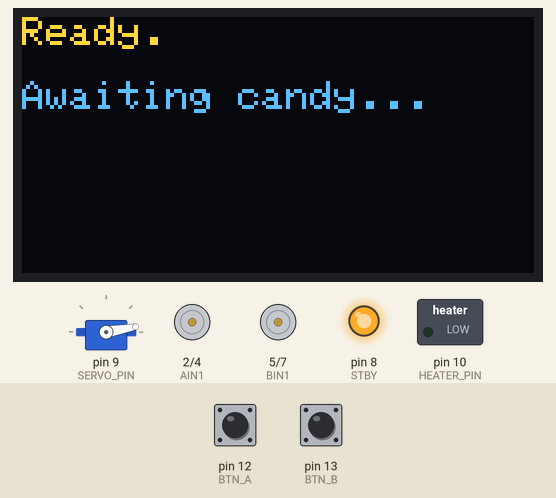
Simulated run of this sketch. Board: Arduino Uno, built with avr-gcc and run on an emulated ATmega328P. On the bench: servo, 128×64 one-colour display, motor-driver pin pairs drawn as motors (green arrow = first pin HIGH = forward, orange = second pin HIGH = backward, longer = more drive, scaled by the enable pin, stopped while the standby pin is LOW), switched loads named in the sketch (green lamp = pin HIGH), output pins drawn as LEDs (lit = HIGH). Inputs (shaded band) come from the test bench; at power-on: pin 12 (BTN_A) HIGH, pin 13 (BTN_B) HIGH. The OLED is the two-colour kind (top 16 rows yellow).

Above: at 1.2 s.
1.3 s: pin 12 (BTN_A) pulled LOW for 0.15 s
At 2.9 s:
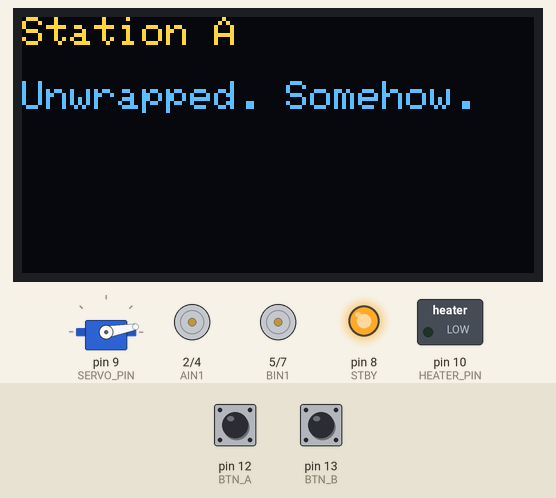
4.4 s: pin 13 (BTN_B) pulled LOW for 0.15 s
At 13.1 s:
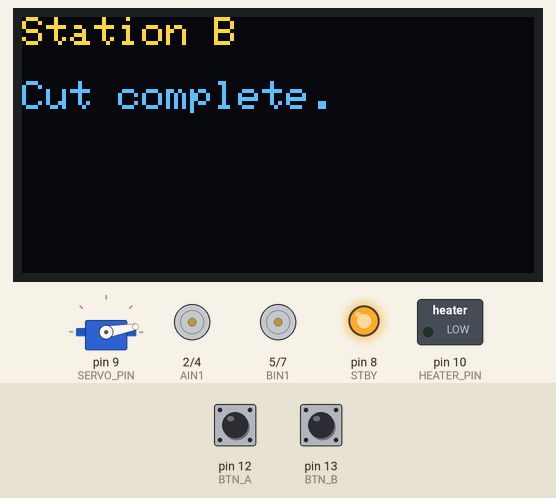
13.2 s: pin 12 (BTN_A) pulled LOW for 3.2 s
At 14.71 s:
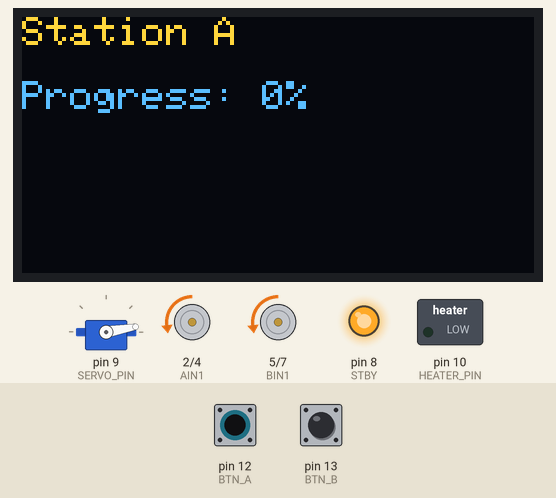
18.0 s: pin 12 (BTN_A) pulled LOW for 1 s
At 18.32 s:
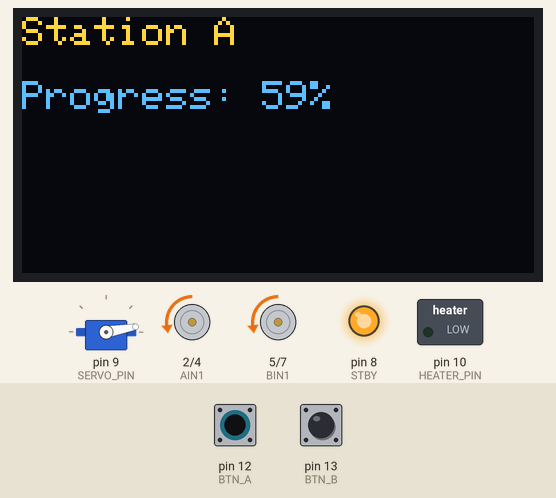
20.5 s: pin 13 (BTN_B) pulled LOW for 1 s
At 21.3 s:
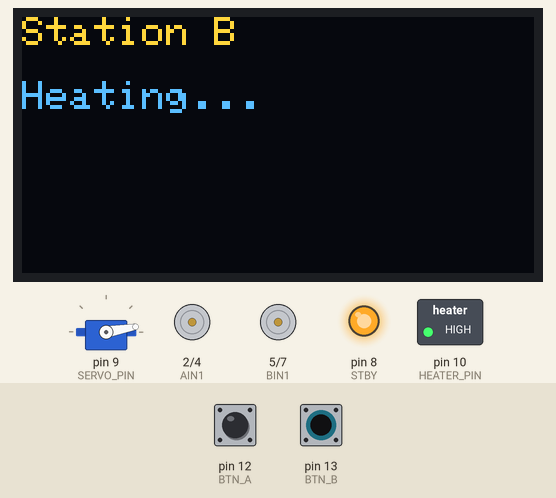
Timing chart, 0 to 24.8 s (numbered marks = the images above; inputs shaded):
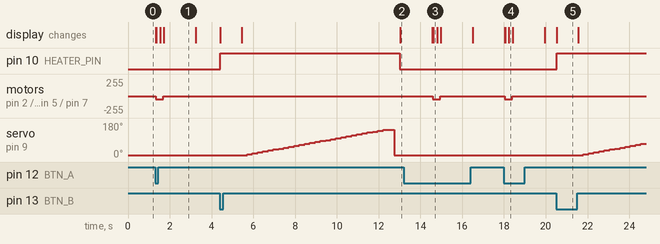

Measured:
- after the input at 1.3 s, motor on pin 2 (AIN1) / pin 4 (AIN2), motor on pin 5 (BIN1) / pin 7 (BIN2): stopped → backward 50/255 at once, → stopped 0.36 s later; the display: first changes at once (image 1 shows a later state)
- after the input at 4.4 s, pin 10 (HEATER_PIN): LOW → HIGH at once, → LOW 8.6 s later; servo on pin 9 (SERVO_PIN): rises from 10° to 145° in 6.5 s, then falls to 10° in 0.55 s; the display: first changes at once (image 2 shows a later state)
- after the input at 13.2 s, motor on pin 2 (AIN1) / pin 4 (AIN2), motor on pin 5 (BIN1) / pin 7 (BIN2): stopped → backward 50/255 after 1.4 s, → stopped 0.36 s later; the display: first differs from a run without the input after 1.4 s (image 3)
- after the input at 18.0 s, motor on pin 2 (AIN1) / pin 4 (AIN2), motor on pin 5 (BIN1) / pin 7 (BIN2): stopped → backward 50/255 at once, → stopped 0.36 s later; the display: first changes at once (image 4 shows a later state)
- after the input at 20.5 s, pin 10 (HEATER_PIN): LOW → HIGH at once; servo on pin 9 (SERVO_PIN): moves from 10° to 70° over 2.8 s, starting after 1.3 s; the display: changes at once (image 5)
- what the display in image 1 shows lasts 1.5 s, from 1.7 s to 3.2 s

The sketch:

candy_unwrapper_1.ino
```cpp
#include <Wire.h>
#include <Adafruit_GFX.h>
#include <Adafruit_SSD1306.h>
#include <Servo.h>

#define SCREEN_WIDTH 128
#define SCREEN_HEIGHT 64
Adafruit_SSD1306 display(SCREEN_WIDTH, SCREEN_HEIGHT, &Wire, -1);

const int AIN1 = 2, PWMA = 3, AIN2 = 4;
const int BIN1 = 5, PWMB = 6, BIN2 = 7;
const int STBY = 8;
const int BTN_A = 12;

const int SERVO_PIN = 9;
const int HEATER_PIN = 10;
const int BTN_B = 13;

Servo swingArm;

const int MOTOR1_SPEED = 50;
const int MOTOR2_SPEED = 50;
const unsigned long TWIST_TIME_MS = 300;

const unsigned long HEAT_TIME_MS = 1000;
const int SERVO_START_ANGLE = 10;
const int SERVO_END_ANGLE = 150;
const unsigned long CUT_MOVE_TIME_MS = 250;

bool stationABusy = false;
bool stationBBusy = false;

void setup() {
  Serial.begin(9600);

  pinMode(AIN1, OUTPUT); pinMode(AIN2, OUTPUT); pinMode(PWMA, OUTPUT);
  pinMode(BIN1, OUTPUT); pinMode(BIN2, OUTPUT); pinMode(PWMB, OUTPUT);
  pinMode(STBY, OUTPUT);
  digitalWrite(STBY, HIGH);

  pinMode(HEATER_PIN, OUTPUT);
  digitalWrite(HEATER_PIN, LOW);

  pinMode(BTN_A, INPUT_PULLUP);
  pinMode(BTN_B, INPUT_PULLUP);

  swingArm.attach(SERVO_PIN);
  swingArm.write(SERVO_START_ANGLE);

  if (!display.begin(SSD1306_SWITCHCAPVCC, 0x3C)) {
    Serial.println(F("OLED init failed"));
  }
  showMessage("Ready.", "Awaiting candy...");
}

void loop() {
  if (!stationABusy && digitalRead(BTN_A) == LOW) {
    runStationA();
  }
  if (!stationBBusy && digitalRead(BTN_B) == LOW) {
    runStationB();
  }
}

void runStationA() {
  stationABusy = true;
  showMessage("Station A", "Unwrapping...");

  digitalWrite(AIN1, LOW); digitalWrite(AIN2, HIGH);
  digitalWrite(BIN1, LOW);  digitalWrite(BIN2, HIGH);
  analogWrite(PWMA, MOTOR1_SPEED);
  analogWrite(PWMB, MOTOR2_SPEED);

  unsigned long start = millis();
  while (millis() - start < TWIST_TIME_MS) {
    int pct = map(millis() - start, 0, TWIST_TIME_MS, 0, 100);
    showMessage("Station A", ("Progress: " + String(pct) + "%").c_str());
    delay(150);
  }

  analogWrite(PWMA, 0);
  analogWrite(PWMB, 0);

  showMessage("Station A", "Unwrapped. Somehow.");
  delay(1500);
  showMessage("Ready.", "Awaiting candy...");
  stationABusy = false;
}

void runStationB() {
  stationBBusy = true;
  swingArm.write(SERVO_START_ANGLE);

  showMessage("Station B", "Heating...");
  digitalWrite(HEATER_PIN, HIGH);
  delay(HEAT_TIME_MS);

  showMessage("Station B", "Cutting...");
  for(int i = SERVO_START_ANGLE; i<SERVO_END_ANGLE; i+=5){
  swingArm.write(i);
  delay(CUT_MOVE_TIME_MS);
  }
  delay(300);
  swingArm.write(SERVO_START_ANGLE);
  delay(CUT_MOVE_TIME_MS);
  digitalWrite(HEATER_PIN, LOW);

  showMessage("Station B", "Cut complete.");
  delay(1500);
  showMessage("Ready.", "Awaiting candy...");
  stationBBusy = false;
}

void showMessage(const char* line1, const char* line2) {
  display.clearDisplay();
  display.setTextSize(1);
  display.setTextColor(SSD1306_WHITE);
  display.setCursor(0, 0);
  display.println(line1);
  display.setCursor(0, 16);
  display.println(line2);
  display.display();
}
```
